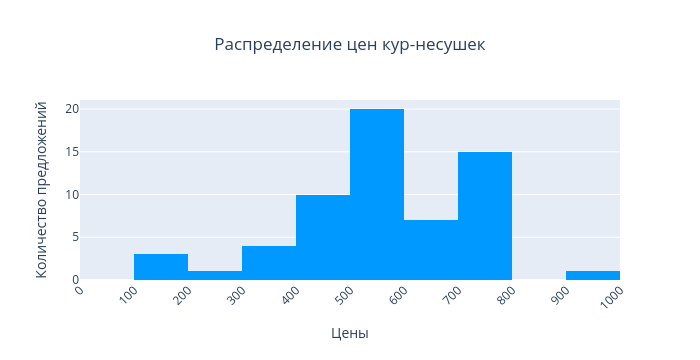

Notebook source saved alongside this figure:
### Code cell
import plotly.express as px

prices = list(filter(lambda x: x >= 100, prices))
df = pd.DataFrame(prices, columns=['Price'])
fig = px.histogram(df, x='Price', nbins=10, title='Распределение цен кур-несушек', color_discrete_sequence=['#0099ff', '#09bfe8', '#17fff9'])
fig.update_layout(title_x = 0.5, width = 700)
fig.update_yaxes(title='Количество предложений')
fig.update_xaxes(dtick=100, tickangle=-45, title='Цены', range = [0, 1000]) # c dtick явно подсказал дипсик
fig.show()

### Figure 1 — Plotly figure (JSON) as saved in the notebook; plotly's stock layout.template omitted (floating-point values rounded to 4 significant figures)
{"data": [{"alignmentgroup": "True", "bingroup": "x", "hovertemplate": "Price=%{x}<br>count=%{y}<extra></extra>", "legendgroup": "", "marker": {"color": "#0099ff", "pattern": {"shape": ""}}, "name": "", "nbinsx": 10, "offsetgroup": "", "orientation": "v", "showlegend": false, "type": "histogram", "x": [700, 700, 900, 450, 600, 140, 700, 700, 700, 700, 700, 700, 700, 700, 700, 700, 700, 300, 300, 300, 700, 510, 700, 530, 550, 450, 200, 650, 450, 540, 450, 150, 510, 450, 530, 450, 540, 600, 450, 530, 450, 530, 530, 450, 530, 530, 390, 520, 650, 520, 400, 530, 580, 650, 530, 580, 650, 650, 540, 520, 150], "xaxis": "x", "yaxis": "y"}], "layout": {"barmode": "relative", "height": 360, "legend": {"tracegroupgap": 0}, "title": {"text": "Распределение цен кур-несушек", "x": 0.5}, "width": 700, "xaxis": {"anchor": "y", "domain": [0, 1], "dtick": 100, "range": [0, 1000], "tickangle": -45, "title": {"text": "Цены"}, "type": "linear"}, "yaxis": {"anchor": "x", "autorange": true, "domain": [0, 1], "range": [0, 21.05], "title": {"text": "Количество предложений"}}}}
